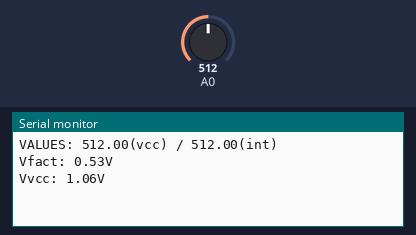
The sketch below on a simulated Arduino Uno, built with avr-gcc and run on an emulated ATmega328P. Shown: the last lines printed to the serial monitor. The test bench sets the inputs (shaded band); at power-on: A0 = 512.

Above: at 1.2 s.
1.3 s: A0 set to 0
At 2.2 s:
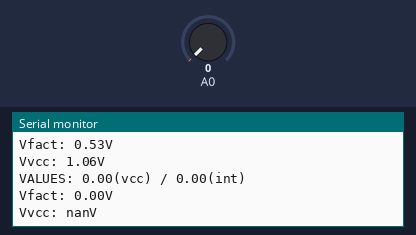
4.1 s: A0 set to 122
At 6.0 s:
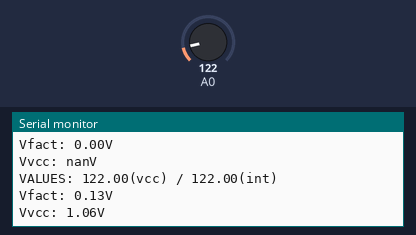
Timing chart, 0 to 7.5 s (numbered marks = the images above; inputs shaded):
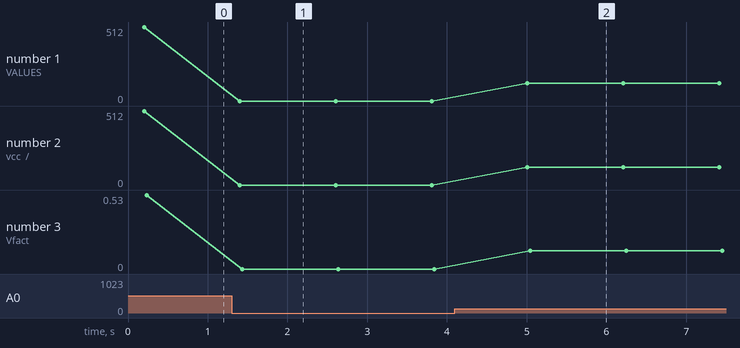

Measured:
- after the input at 1.3 s, the serial monitor: prints a new line after 0.10 s (image 1)
- after the input at 4.1 s, the serial monitor: prints a new line after 0.91 s (image 2)
- plotted number 1: 512 → 0 after the input at 1.3 s, 0 → 122 after the input at 4.1 s
- plotted number 2: 512 → 0 after the input at 1.3 s, 0 → 122 after the input at 4.1 s
- plotted number 3: 0.53 → 0 after the input at 1.3 s, 0 → 0.13 after the input at 4.1 s

The sketch:

analog-tests.ino
```cpp
void setup() {
  // put your setup code here, to run once:
  Serial.begin(9600);
}

void loop() {
  // put your main code here, to run repeatedly:
  float napr_vcc = 0;
  float napr_int = 0;
  // switch to VCC
  analogReference(DEFAULT);
  delay(50);
  // fake measure
  napr_vcc = analogRead(A0);
  delay(50);
  napr_vcc = analogRead(A0);
  // switch to internal
  analogReference(INTERNAL);
  delay(50);
  // fake measure
  napr_int = analogRead(A0);
  delay(50);
  napr_int = analogRead(A0);
  Serial.print("VALUES: ");
  Serial.print(napr_vcc);
  Serial.print("(vcc) / ");
  Serial.print(napr_int);
  Serial.println("(int)");
  // calc power voltage
  float fact_voltage = 1.06 * napr_int / 1023;
  float real_voltage = fact_voltage * 1023 / napr_vcc;
  Serial.print("Vfact: ");
  Serial.print(fact_voltage);
  Serial.print("V\n");
  Serial.print("Vvcc: ");
  Serial.print(real_voltage);
  Serial.print("V\n\n");

  delay(1000);
}
```
